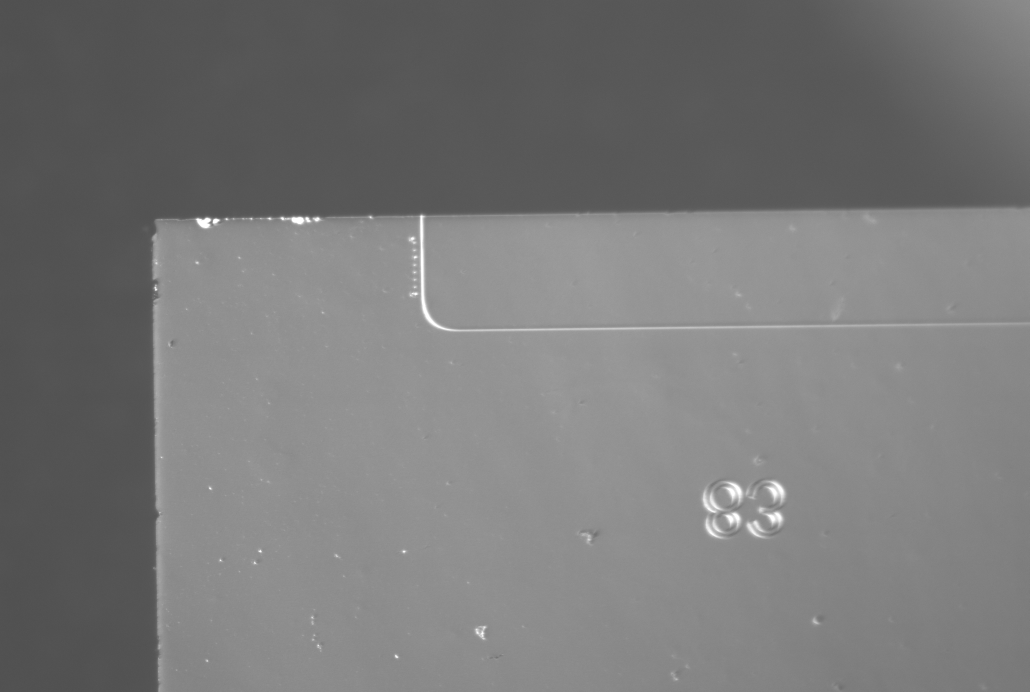
#> input picture Pictures/foto4.png, 3088 x 2076 px (shown at 1/3 size)
$ python 'Edge detection with detection in ROI2.0.py'
#> lines starting #> are read from the running program, lines starting #| are printed output that depends on the picture; after the words box and inside, x2 and y2 are one past the last pixel; in counts of white or black regions, pixels touching at a corner belong together
import cv2
import numpy as np
import matplotlib.pyplot as plt
from sklearn.linear_model import RANSACRegressor

thickness_lines_edge = 1
draw_edge = True
radius_intersection = 2
draw_edge_intersection = False
thickness_lines_ROI = 1
draw_ROI = False
thickness_lines_waveguide_entrance = 1
draw_waveguide_entrance = True
draw_construction_lines_ROI = True


# Function to adjust contrast
def adjust_contrast(image, alpha, beta):
    return cv2.convertScaleAbs(image, alpha=alpha, beta=beta)

# Function to perform Canny edge detection and Hough Line transform
def detect_lines(image, min_stiffness_canny, max_stiffness_canny, threshold_Hough, minLineLenght_Hough, maxLineGap_Hough):
    # Convert to grayscale
    gray = cv2.cvtColor(image, cv2.COLOR_BGR2GRAY)

    # Apply Gaussian blur
    blurred = cv2.GaussianBlur(gray, (5, 5), 0)

    # Apply Canny Edge Detection
    edges = cv2.Canny(blurred, min_stiffness_canny, max_stiffness_canny)

    # Use Hough Line Transform to detect lines
    lines = cv2.HoughLinesP(edges, rho=1, theta=np.pi/180, threshold=threshold_Hough, minLineLength=minLineLenght_Hough, maxLineGap=maxLineGap_Hough)

    # Separate into horizontal and vertical lines
    horizontal_lines = [line[0] for line in lines if abs(line[0][3] - line[0][1]) < 20]  # Horizontal lines
    vertical_lines = [line[0] for line in lines if abs(line[0][2] - line[0][0]) < 20]    # Vertical lines

    return horizontal_lines, vertical_lines

# Function to fit RANSAC lines for both horizontal and vertical sets
def fit_ransac_lines(horizontal_lines, vertical_lines):
    slope_horizontal, intercept_horizontal, slope_vertical, intercept_vertical = None, None, None, None

    # Fit horizontal lines
    if len(horizontal_lines) > 0:
        horizontal_points = np.array([[x1, y1] for x1, y1, x2, y2 in horizontal_lines] + [[x2, y2] for x1, y1, x2, y2 in horizontal_lines])
        slope_horizontal, intercept_horizontal = fit_line_ransac(horizontal_points)

    # Fit vertical lines
    if len(vertical_lines) > 0:
        vertical_points = np.array([[x1, y1] for x1, y1, x2, y2 in vertical_lines] + [[x2, y2] for x1, y1, x2, y2 in vertical_lines])
        slope_vertical, intercept_vertical = fit_line_ransac(vertical_points)

    return slope_horizontal, intercept_horizontal, slope_vertical, intercept_vertical

# RANSAC line fitting function
def fit_line_ransac(points):
    if len(points) < 2:
        return None  # Not enough points to fit a line
    ransac = RANSACRegressor()
    x = points[:, 0].reshape(-1, 1)
    y = points[:, 1]
    ransac.fit(x, y)
    slope = ransac.estimator_.coef_[0]  # Slope (m)
    intercept = ransac.estimator_.intercept_  # Intercept (b)
    return slope, intercept

# Function to find the exact intersection of two lines given their slopes and intercepts
def find_exact_intersection(m1, b1, m2, b2):
    if m1 == m2:
        raise ValueError("The lines are parallel and have no intersection.")
    x_intersection = (b2 - b1) / (m1 - m2)
    y_intersection = m1 * x_intersection + b1
    return int(x_intersection), int(y_intersection)

# Function to create a rotated rectangular ROI under the horizontal line
def create_rotated_rectangle_roi(intersection, slope_horizontal, width=200, height=200, offset=811):
    # Starting point for the rectangle (offset based on the middle of the horizontal line)
    x_center = intersection[0] + offset
    y_center = int(slope_horizontal * (x_center - intersection[0]) + intersection[1])  # Adjust y based on slope

    # Calculate direction vector based on the slope of the horizontal line
    dx = width // 2
    dy = int(slope_horizontal * dx)

    # Instead of positioning the center, we will position the top of the rectangle under the line
    top_y = y_center + dy  # Positioning the top of the rectangle

    # Calculate the four corners of the rotated rectangle
    roi_corners = [
        (x_center - dx, top_y),  # Top-left corner
        (x_center + dx, top_y),  # Top-right corner
        (x_center + dx, top_y + height),  # Bottom-right corner
        (x_center - dx, top_y + height)   # Bottom-left corner
    ]

    return roi_corners

# Function to draw lines and the ROI on the image, including translating ROI lines to full image
def draw_lines_and_roi(image, slope_horizontal, intercept_horizontal, slope_vertical, intercept_vertical, intersection, roi_corners, vertical_lines_roi, centerline_x1, centerline_x2):
    construction_lines_image = image.copy()

    # Draw the horizontal construction line
    if slope_horizontal is not None and draw_edge:
        extended_horizontal_line = line_from_slope_intercept(slope_horizontal, intercept_horizontal, image.shape, axis='horizontal')
        x1, y1, x2, y2 = extended_horizontal_line
        cv2.line(construction_lines_image, (x1, y1), (x2, y2), (255, 0, 0), thickness_lines_edge)  # Blue horizontal line

    # Draw the vertical construction line
    if slope_vertical is not None and draw_edge:
        extended_vertical_line = line_from_slope_intercept(slope_vertical, intercept_vertical, image.shape, axis='vertical')
        x1, y1, x2, y2 = extended_vertical_line
        cv2.line(construction_lines_image, (x1, y1), (x2, y2), (255, 0, 0), thickness_lines_edge)  # Blue vertical line

    # Draw the intersection point
    if intersection is not None and draw_edge_intersection:
        cv2.circle(construction_lines_image, intersection, radius_intersection, (0, 255, 0), -1)  # Green small dot

    # Draw the rotated ROI
    if roi_corners and draw_ROI:
        for i in range(4):
            cv2.line(construction_lines_image, roi_corners[i], roi_corners[(i+1) % 4], (0, 255, 255), thickness_lines_ROI)  # Yellow

    # Translate and draw the two construction lines and the midpoint line from the ROI onto the full image
    if centerline_x1 is not None and centerline_x2 is not None and roi_corners:
        # Calculate the top-left corner of the ROI in the original image
        x_min = min([x for x, y in roi_corners])

        # Translate the x-coordinates of the construction lines and midpoint line to the full image coordinates
        mid_x1_translated = centerline_x1 + x_min
        mid_x2_translated = centerline_x2 + x_min

        # Check if the centerline is vertical
        if centerline_x1 == centerline_x2:
            # If the centerline is vertical
            cv2.line(construction_lines_image, (mid_x1_translated, 0), (mid_x1_translated, image.shape[0]), (0, 255, 0), thickness_lines_waveguide_entrance)  # Green vertical midpoint line
            x_intersection = mid_x1_translated
            y_intersection = slope_horizontal * x_intersection + intercept_horizontal
            intersection_point = (int(x_intersection), int(y_intersection))
        else:
            # If the centerline has a slope
            slope_centerline = (image.shape[0] - 0) / (mid_x2_translated - mid_x1_translated)  # Slope = (y2 - y1) / (x2 - x1)
            intercept_centerline = 0 - slope_centerline * mid_x1_translated  # y = mx + b -> b = y - mx

            # Draw the midpoint line on the full image
            cv2.line(construction_lines_image, (mid_x1_translated, 0), (mid_x2_translated, image.shape[0]), (0, 255, 0), thickness_lines_waveguide_entrance)  # Green sloped midpoint line

            # Find the intersection between the horizontal line and the centerline
            intersection_point = find_exact_intersection(slope_horizontal, intercept_horizontal, slope_centerline, intercept_centerline)

        # Draw the intersection point on the image
        cv2.circle(construction_lines_image, intersection_point, radius_intersection, (255, 0, 255), -1)  # Draw purple dot at intersection
        print(f"Intersection Point between Centerline and Horizontal Line: {intersection_point}")

    # Show the final image with ROI and vertical lines from ROI drawn on the full image
    plt.figure(figsize=(15, 7))
    plt.imshow(cv2.cvtColor(construction_lines_image, cv2.COLOR_BGR2RGB))
    plt.title("Full Image with ROI and Vertical Lines from ROI, Intersection Point")
    plt.axis('off')
    plt.show()


# Function to convert slope and intercept to line endpoints
def line_from_slope_intercept(slope, intercept, image_shape, axis='horizontal'):
    height, width = image_shape[:2]
    if axis == 'horizontal':
        x1, x2 = 0, width
        y1 = int(slope * x1 + intercept)
        y2 = int(slope * x2 + intercept)
        return np.array([x1, y1, x2, y2], dtype=np.int32)
    else:  # For vertical line, x is constant
        y1, y2 = 0, height
        x1 = int((y1 - intercept) / slope) if slope != 0 else intercept
        x2 = int((y2 - intercept) / slope) if slope != 0 else intercept
        return np.array([x1, y1, x2, y2], dtype=np.int32)

# Function to extract the ROI from the image based on the rectangle's corner points
def extract_roi(image, roi_corners):
    # Find bounding box around the rotated rectangle
    x_min = min([x for x, y in roi_corners])
    x_max = max([x for x, y in roi_corners])
    y_min = min([y for x, y in roi_corners])
    y_max = max([y for x, y in roi_corners])

    # Ensure ROI is within image boundaries
    x_min = max(0, x_min)
    y_min = max(0, y_min)
    x_max = min(image.shape[1], x_max)
    y_max = min(image.shape[0], y_max)

    # Extract the ROI as a cropped section of the image
    roi_image = image[y_min:y_max, x_min:x_max]
    return roi_image

# Function to detect lines in the ROI
def detect_lines_in_roi(roi_image):

    # Adjust contrast for better edge detection
    roi_adjusted_image = adjust_contrast(roi_image, 1, 1)

    # Detect lines inside the ROI
    horizontal_lines, vertical_lines = detect_lines(roi_adjusted_image, 40, 50, 50, 50, 50)

    # Fit RANSAC lines in the ROI
    slope_horizontal, intercept_horizontal, slope_vertical, intercept_vertical = fit_ransac_lines(horizontal_lines, vertical_lines)

    return horizontal_lines, vertical_lines, slope_horizontal, intercept_horizontal, slope_vertical, intercept_vertical

# Function to fit and draw construction lines and the midpoint line
def draw_construction_lines_roi(roi_image, vertical_lines):
    # Copy the ROI for drawing
    roi_with_construction_lines = roi_image.copy()

    # To store the x positions of the two vertical construction lines
    construction_lines = []

    # Loop through detected vertical lines and fit a RANSAC line to each
    for line in vertical_lines:
        x1, y1, x2, y2 = line
        points = np.array([[x1, y1], [x2, y2]])

        # Handle vertical lines separately
        if x2 - x1 == 0:  # If the line is vertical
            construction_lines.append(((x1, 0), (x1, roi_image.shape[0])))  # Add vertical line points
        else:
            # Fit RANSAC line if it's not perfectly vertical
            slope, intercept = fit_line_ransac(points)

            # Calculate the extended endpoints for the construction line
            height = roi_image.shape[0]
            x1_extended = int((0 - intercept) / slope)  # Intersection with top of the ROI
            x2_extended = int((height - intercept) / slope)  # Intersection with bottom of the ROI

            # Add the extended points to the list of construction lines
            construction_lines.append(((x1_extended, 0), (x2_extended, height)))

    # If we have at least two construction lines
    if len(construction_lines) >= 2:
        # Get the two construction lines' points
        line1 = construction_lines[0]
        line2 = construction_lines[1]

        # Draw the two construction lines in the ROI
        cv2.line(roi_with_construction_lines, line1[0], line1[1], (0, 0, 255), 1)  # Red line for the first construction line
        cv2.line(roi_with_construction_lines, line2[0], line2[1], (0, 0, 255), 1)  # Red line for the second construction line

        # Calculate the midpoint line between the two construction lines
        mid_x1 = (line1[0][0] + line2[0][0]) // 2  # Midpoint for top points
        mid_x2 = (line1[1][0] + line2[1][0]) // 2  # Midpoint for bottom points
        mid_y1 = line1[0][1]  # Top y is the same (0)
        mid_y2 = line1[1][1]  # Bottom y is the same (height)

        # Draw the midpoint construction line in the ROI
        cv2.line(roi_with_construction_lines, (mid_x1, mid_y1), (mid_x2, mid_y2), (255, 0, 0), 1)  # Blue midpoint line

        # Show the ROI with construction lines and the midpoint line
        plt.figure(figsize=(10, 5))
        plt.imshow(cv2.cvtColor(roi_with_construction_lines, cv2.COLOR_BGR2RGB))
        plt.title("Construction Lines and Midpoint Line in ROI")
        plt.axis('off')
        plt.show()

        return mid_x1, mid_x2  # Return the midpoint x-coordinates for use in the full image
    return None

# Load the image
image_path = "./Pictures/foto4.png"  # Replace with your image path
image = cv2.imread(image_path)
#> image is the input picture: shape (2076, 3088, 3); min 75, max 255, mean 120

# Adjust contrast for better edge detection
adjusted_image = adjust_contrast(image, 2, 1)
#> in adjust_contrast, `return cv2.convertScaleAbs(image, alpha=alpha, beta=beta)`:
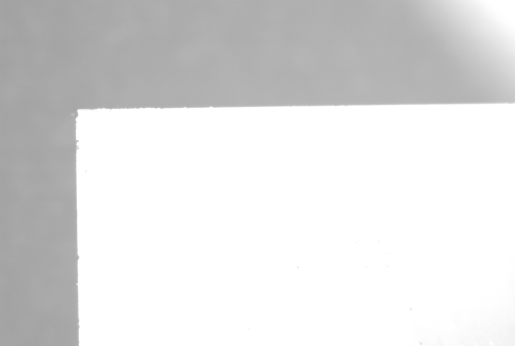
#> returned value: shape (2076, 3088, 3) (shown at 1/6 size); min 151, max 255, mean 222.6

# Detect lines
horizontal_lines, vertical_lines = detect_lines(adjusted_image, 50, 60, 50, 50, 10)
#> in detect_lines, `edges = cv2.Canny(blurred, min_stiffness_canny, max_stiffness_canny)`:
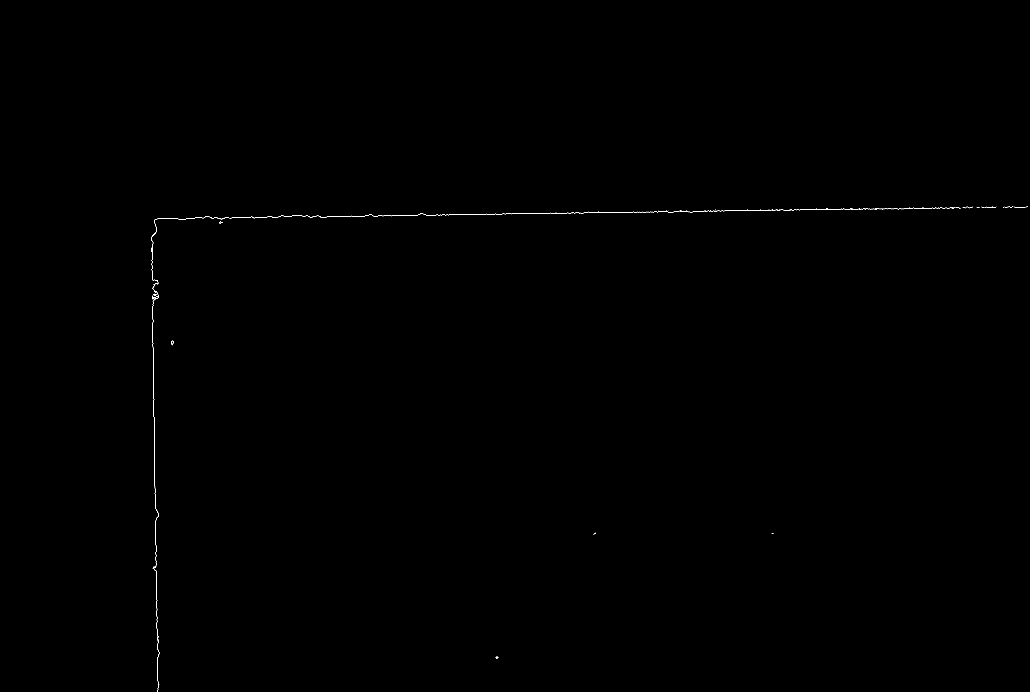
#> edges: shape (2076, 3088) (shown at 1/3 size); 0.07% white in thin lines or dots, all inside (x1, y1, x2, y2) = (453, 619, 3084, 2076)
#> in detect_lines, `lines = cv2.HoughLinesP(edges, rho=1, theta=np.pi/180, threshold=thres..`: lines = 19 rows, first 6: [1278, 645, 1562, 641], [459, 1064, 461, 1234], [2081, 634, 2326, 630], [1834, 637, 1947, 636], [468, 1712, 469, 1770], [2364, 630, 2436, 629]
#> in detect_lines, `horizontal_lines = [line[0] for line in lines if abs(line[0][3] - line..`: horizontal_lines = 13 items, first 6: [1278, 645, 1562, 641], [2081, 634, 2326, 630], [1834, 637, 1947, 636], [2364, 630, 2436, 629], [2635, 626, 2688, 625], [994, 649, 1101, 647]
#> in detect_lines, `vertical_lines = [line[0] for line in lines if abs(line[0][2] - line[0..`: vertical_lines = [[459, 1064, 461, 1234], [468, 1712, 469, 1770], [464, 1415, 465, 1486], [463, 1357, 463, 1300], [466, 1564, 466, 1614], [457, 775, 457, 723]]

# Fit RANSAC lines
slope_horizontal, intercept_horizontal, slope_vertical, intercept_vertical = fit_ransac_lines(horizontal_lines, vertical_lines)
#> in fit_ransac_lines, `horizontal_points = np.array([[x1, y1] for x1, y1, x2, y2 in horizonta..`: horizontal_points = 26 pairs, first value 994 to 2986, second value 622 to 649
#> in fit_line_ransac, `x = points[:, 0].reshape(-1, 1)`: x = 26 values, max 2986 at index 25, min 994 at index 5, mean 2163.8
#> in fit_line_ransac, `y = points[:, 1]`: y = 26 values, max 649 at index 5, min 622 at index 12, mean 632.8
#> in fit_ransac_lines, `slope_horizontal, intercept_horizontal = fit_line_ransac(horizontal_po..`: slope_horizontal = -0.0138; intercept_horizontal = 662.6
#> in fit_ransac_lines, `vertical_points = np.array([[x1, y1] for x1, y1, x2, y2 in vertical_li..`: vertical_points = [[459, 1064], [468, 1712], [464, 1415], [463, 1357], [466, 1564], [457, 775], [461, 1234], [469, 1770], [465, 1486], [463, 1300], [466, 1614], [457, 723]]
#> in fit_ransac_lines, `slope_vertical, intercept_vertical = fit_line_ransac(vertical_points)`: slope_vertical = 83.8; intercept_vertical = -37476.6
#> slope_horizontal = -0.0138; intercept_horizontal = 662.6; slope_vertical = 83.8; intercept_vertical = -37476.6

# Get intersection point
if slope_horizontal is not None and slope_vertical is not None:
    intersection = find_exact_intersection(slope_horizontal, intercept_horizontal, slope_vertical, intercept_vertical)
#> in find_exact_intersection, `x_intersection = (b2 - b1) / (m1 - m2)`: x_intersection = 455.1
#> in find_exact_intersection, `y_intersection = m1 * x_intersection + b1`: y_intersection = 656.4
#> intersection = (455, 656)
    print(f"Intersection Point: {intersection}")
#| Intersection Point: (455, 656)
else:
    intersection = None

# Create the rotated ROI
if intersection is not None and slope_horizontal is not None:
    roi_corners = create_rotated_rectangle_roi(intersection, slope_horizontal)
#> in create_rotated_rectangle_roi, `x_center = intersection[0] + offset`: x_center = 1266
#> in create_rotated_rectangle_roi, `y_center = int(slope_horizontal * (x_center - intersection[0]) + inter..`: y_center = 644
#> in create_rotated_rectangle_roi, `dy = int(slope_horizontal * dx)`: dy = -1
#> in create_rotated_rectangle_roi, `top_y = y_center + dy`: top_y = 643
#> in create_rotated_rectangle_roi, `roi_corners = [ (x_center - dx, top_y),`: roi_corners = [(1166, 643), (1366, 643), (1366, 843), (1166, 843)]
    print(f"ROI Corners: {roi_corners}")
#| ROI Corners: [(1166, 643), (1366, 643), (1366, 843), (1166, 843)]
else:
    roi_corners = None

# If ROI is created, extract it and detect lines within it
if roi_corners:
    # Extract the ROI from the image
    roi_image = extract_roi(image, roi_corners)
#> in extract_roi, `x_min = min([x for x, y in roi_corners])`: x_min = 1166
#> in extract_roi, `x_max = max([x for x, y in roi_corners])`: x_max = 1366
#> in extract_roi, `y_min = min([y for x, y in roi_corners])`: y_min = 643
#> in extract_roi, `y_max = max([y for x, y in roi_corners])`: y_max = 843
#> in extract_roi, `roi_image = image[y_min:y_max, x_min:x_max]`:
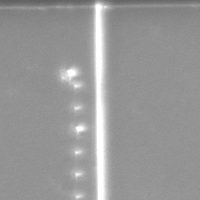
#> roi_image: shape (200, 200, 3); min 94, max 255, mean 152

    # Detect lines in the ROI
    horizontal_lines_roi, vertical_lines_roi, slope_horizontal_roi, intercept_horizontal_roi, slope_vertical_roi, intercept_vertical_roi = detect_lines_in_roi(roi_image)
#> call 2 of detect_lines, with min_stiffness_canny = 40, max_stiffness_canny = 50, threshold_Hough = 50, minLineLenght_Hough = 50, maxLineGap_Hough = 50
#> in detect_lines (call 2), `edges = cv2.Canny(blurred, min_stiffness_canny, max_stiffness_canny)`:
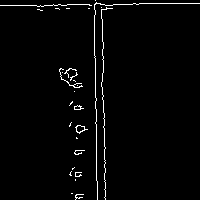
#> edges: shape (200, 200); 2.2% white in thin lines or dots
#> in detect_lines (call 2), `lines = cv2.HoughLinesP(edges, rho=1, theta=np.pi/180, threshold=thres..`: lines = [[17, 5, 188, 3], [101, 7, 105, 199], [94, 5, 97, 199], [94, 36, 96, 180], [102, 9, 105, 194]]
#> in detect_lines (call 2), `horizontal_lines = [line[0] for line in lines if abs(line[0][3] - line..`: horizontal_lines = [[17, 5, 188, 3]]
#> in detect_lines (call 2), `vertical_lines = [line[0] for line in lines if abs(line[0][2] - line[0..`: vertical_lines = [[101, 7, 105, 199], [94, 5, 97, 199], [94, 36, 96, 180], [102, 9, 105, 194]]
#> in detect_lines_in_roi, `horizontal_lines, vertical_lines = detect_lines(roi_adjusted_image, 40..`: horizontal_lines = [[17, 5, 188, 3]]
#> in detect_lines_in_roi, `slope_horizontal, intercept_horizontal, slope_vertical, intercept_vert..`: slope_horizontal = -0.0117; intercept_horizontal = 5.2; slope_vertical = 16; intercept_vertical = -1483.5
#> horizontal_lines_roi = [[17, 5, 188, 3]]; vertical_lines_roi has the same summary as vertical_lines in detect_lines; slope_horizontal_roi = -0.0117; intercept_horizontal_roi = 5.2; slope_vertical_roi = 16; intercept_vertical_roi = -1483.5

    # Draw the detected construction lines in the ROI
    centerline_x1, centerline_x2 = draw_construction_lines_roi(roi_image, vertical_lines_roi)
#> the loop in draw_construction_lines_roi, `for line in vertical_lines:` made 4 passes
#> (x1, y1, x2, y2, x in fit_line_ransac, y in fit_line_ransac, slope, intercept) on passes 1 to 4: (101, 7, 105, 199, [101, 105], [7, 199], 48, -4841), (94, 5, 97, 199, [94, 97], [5, 199], 64.67, -6073.7), (94, 36, 96, 180, [94, 96], [36, 180], 72, -6732), (102, 9, 105, 194, [102, 105], [9, 194], 61.67, -6281)
#> after the loop in draw_construction_lines_roi, `for line in vertical_lines:`: construction_lines = [((100, 0), (105, 200)), ((93, 0), (97, 200)), ((93, 0), (96, 200)), ((101, 0), (105, 200))]
#> in draw_construction_lines_roi, `line1 = construction_lines[0]`: line1 = ((100, 0), (105, 200))
#> in draw_construction_lines_roi, `line2 = construction_lines[1]`: line2 = ((93, 0), (97, 200))
#> in draw_construction_lines_roi, `mid_x1 = (line1[0][0] + line2[0][0]) // 2`: mid_x1 = 96
#> in draw_construction_lines_roi, `mid_x2 = (line1[1][0] + line2[1][0]) // 2`: mid_x2 = 101
#> in draw_construction_lines_roi, `mid_y1 = line1[0][1]`: mid_y1 = 0
#> in draw_construction_lines_roi, `mid_y2 = line1[1][1]`: mid_y2 = 200
#> in draw_construction_lines_roi, `cv2.line(roi_with_construction_lines, (mid_x1, mid_y1), (mid_x2, mid_y..`:
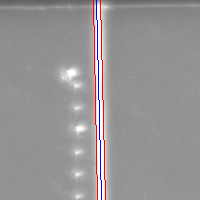
#> roi_with_construction_lines: shape (200, 200, 3); mean B, G, R 149.9, 148.6, 151.1
#> centerline_x1 = 96; centerline_x2 = 101

    # Draw the detected lines and the ROI on the original image
    draw_lines_and_roi(image, slope_horizontal, intercept_horizontal, slope_vertical, intercept_vertical, intersection, roi_corners, vertical_lines_roi, centerline_x1, centerline_x2)
#> in line_from_slope_intercept, `y1 = int(slope * x1 + intercept)`: y1 = 662
#> in line_from_slope_intercept, `y2 = int(slope * x2 + intercept)`: y2 = 620
#> in draw_lines_and_roi, `extended_horizontal_line = line_from_slope_intercept(slope_horizontal,..`: extended_horizontal_line = [0, 662, 3088, 620]
#> in draw_lines_and_roi, `x1, y1, x2, y2 = extended_horizontal_line`: x1 = 0; y1 = 662; x2 = 3088; y2 = 620
#> in draw_lines_and_roi, `extended_vertical_line = line_from_slope_intercept(slope_vertical, int..`: extended_vertical_line = [447, 0, 472, 2076]
#> in draw_lines_and_roi, `x1, y1, x2, y2 = extended_vertical_line`: x1 = 447; y1 = 0; x2 = 472; y2 = 2076
#> in draw_lines_and_roi, `x_min = min([x for x, y in roi_corners])`: x_min = 1166
#> in draw_lines_and_roi, `mid_x1_translated = centerline_x1 + x_min`: mid_x1_translated = 1262
#> in draw_lines_and_roi, `mid_x2_translated = centerline_x2 + x_min`: mid_x2_translated = 1267
#> in draw_lines_and_roi, `slope_centerline = (image.shape[0] - 0) / (mid_x2_translated - mid_x1_..`: slope_centerline = 415.2
#> in draw_lines_and_roi, `intercept_centerline = 0 - slope_centerline * mid_x1_translated`: intercept_centerline = -523982.4
#> in draw_lines_and_roi, `intersection_point = find_exact_intersection(slope_horizontal, interce..`: intersection_point = (1263, 645)
#| Intersection Point between Centerline and Horizontal Line: (1263, 645)
